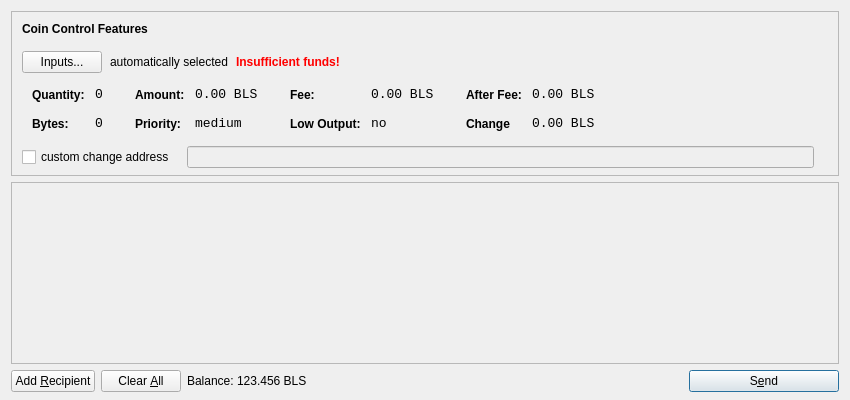
<?xml version="1.0" encoding="UTF-8"?>
<ui version="4.0">
 <class>SendCoinsDialog</class>
 <widget class="QDialog" name="SendCoinsDialog">
  <property name="geometry">
   <rect>
    <x>0</x>
    <y>0</y>
    <width>850</width>
    <height>400</height>
   </rect>
  </property>
  <property name="windowTitle">
   <string>Send Coins</string>
  </property>
  <layout class="QVBoxLayout" name="verticalLayout" stretch="0,1,0">
   <property name="bottomMargin">
    <number>8</number>
   </property>
   <item>
    <widget class="QFrame" name="frameCoinControl">
     <property name="sizePolicy">
      <sizepolicy hsizetype="Expanding" vsizetype="Expanding">
       <horstretch>0</horstretch>
       <verstretch>0</verstretch>
      </sizepolicy>
     </property>
     <property name="maximumSize">
      <size>
       <width>16777215</width>
       <height>16777215</height>
      </size>
     </property>
     <property name="frameShape">
      <enum>QFrame::StyledPanel</enum>
     </property>
     <property name="frameShadow">
      <enum>QFrame::Sunken</enum>
     </property>
     <layout class="QVBoxLayout" name="verticalLayoutCoinControl2">
      <property name="spacing">
       <number>-1</number>
      </property>
      <property name="leftMargin">
       <number>0</number>
      </property>
      <property name="topMargin">
       <number>0</number>
      </property>
      <property name="rightMargin">
       <number>0</number>
      </property>
      <property name="bottomMargin">
       <number>6</number>
      </property>
      <item>
       <layout class="QVBoxLayout" name="verticalLayoutCoinControl" stretch="0,0,0,0,1">
        <property name="spacing">
         <number>0</number>
        </property>
        <property name="leftMargin">
         <number>10</number>
        </property>
        <property name="topMargin">
         <number>10</number>
        </property>
        <item>
         <layout class="QHBoxLayout" name="horizontalLayoutCoinControl1">
          <property name="bottomMargin">
           <number>15</number>
          </property>
          <item>
           <widget class="QLabel" name="labelCoinControlFeatures">
            <property name="sizePolicy">
             <sizepolicy hsizetype="Preferred" vsizetype="Maximum">
              <horstretch>0</horstretch>
              <verstretch>0</verstretch>
             </sizepolicy>
            </property>
            <property name="font">
             <font>
              <weight>75</weight>
              <bold>true</bold>
             </font>
            </property>
            <property name="styleSheet">
             <string notr="true">font-weight:bold;</string>
            </property>
            <property name="text">
             <string>Coin Control Features</string>
            </property>
           </widget>
          </item>
         </layout>
        </item>
        <item>
         <layout class="QHBoxLayout" name="horizontalLayoutCoinControl2" stretch="0,0,0,0">
          <property name="spacing">
           <number>8</number>
          </property>
          <property name="bottomMargin">
           <number>10</number>
          </property>
          <item>
           <widget class="QPushButton" name="pushButtonCoinControl">
            <property name="styleSheet">
             <string notr="true"/>
            </property>
            <property name="text">
             <string>Inputs...</string>
            </property>
           </widget>
          </item>
          <item>
           <widget class="QLabel" name="labelCoinControlAutomaticallySelected">
            <property name="text">
             <string>automatically selected</string>
            </property>
            <property name="margin">
             <number>5</number>
            </property>
           </widget>
          </item>
          <item>
           <widget class="QLabel" name="labelCoinControlInsuffFunds">
            <property name="font">
             <font>
              <weight>75</weight>
              <bold>true</bold>
             </font>
            </property>
            <property name="styleSheet">
             <string notr="true">color:red;font-weight:bold;</string>
            </property>
            <property name="text">
             <string>Insufficient funds!</string>
            </property>
            <property name="margin">
             <number>5</number>
            </property>
           </widget>
          </item>
          <item>
           <spacer name="horizontalSpacerCoinControl">
            <property name="orientation">
             <enum>Qt::Horizontal</enum>
            </property>
            <property name="sizeHint" stdset="0">
             <size>
              <width>40</width>
              <height>1</height>
             </size>
            </property>
           </spacer>
          </item>
         </layout>
        </item>
        <item>
         <widget class="QWidget" name="widgetCoinControl" native="true">
          <property name="sizePolicy">
           <sizepolicy hsizetype="Preferred" vsizetype="Preferred">
            <horstretch>0</horstretch>
            <verstretch>0</verstretch>
           </sizepolicy>
          </property>
          <property name="minimumSize">
           <size>
            <width>0</width>
            <height>0</height>
           </size>
          </property>
          <property name="styleSheet">
           <string notr="true"/>
          </property>
          <layout class="QHBoxLayout" name="horizontalLayoutCoinControl5">
           <property name="margin">
            <number>0</number>
           </property>
           <item>
            <layout class="QHBoxLayout" name="horizontalLayoutCoinControl3" stretch="0,0,0,1">
             <property name="spacing">
              <number>20</number>
             </property>
             <property name="topMargin">
              <number>0</number>
             </property>
             <property name="bottomMargin">
              <number>10</number>
             </property>
             <item>
              <layout class="QFormLayout" name="formLayoutCoinControl1">
               <property name="horizontalSpacing">
                <number>10</number>
               </property>
               <property name="verticalSpacing">
                <number>14</number>
               </property>
               <property name="leftMargin">
                <number>10</number>
               </property>
               <property name="topMargin">
                <number>4</number>
               </property>
               <property name="rightMargin">
                <number>6</number>
               </property>
               <item row="0" column="0">
                <widget class="QLabel" name="labelCoinControlQuantityText">
                 <property name="styleSheet">
                  <string notr="true">font-weight:bold;</string>
                 </property>
                 <property name="text">
                  <string>Quantity:</string>
                 </property>
                 <property name="margin">
                  <number>0</number>
                 </property>
                </widget>
               </item>
               <item row="0" column="1">
                <widget class="QLabel" name="labelCoinControlQuantity">
                 <property name="font">
                  <font>
                   <family>Monospace</family>
                   <pointsize>10</pointsize>
                  </font>
                 </property>
                 <property name="cursor">
                  <cursorShape>IBeamCursor</cursorShape>
                 </property>
                 <property name="contextMenuPolicy">
                  <enum>Qt::ActionsContextMenu</enum>
                 </property>
                 <property name="text">
                  <string>0</string>
                 </property>
                 <property name="margin">
                  <number>0</number>
                 </property>
                 <property name="textInteractionFlags">
                  <set>Qt::LinksAccessibleByMouse|Qt::TextSelectableByKeyboard|Qt::TextSelectableByMouse</set>
                 </property>
                </widget>
               </item>
               <item row="1" column="0">
                <widget class="QLabel" name="labelCoinControlBytesText">
                 <property name="styleSheet">
                  <string notr="true">font-weight:bold;</string>
                 </property>
                 <property name="text">
                  <string>Bytes:</string>
                 </property>
                </widget>
               </item>
               <item row="1" column="1">
                <widget class="QLabel" name="labelCoinControlBytes">
                 <property name="font">
                  <font>
                   <family>Monospace</family>
                   <pointsize>10</pointsize>
                  </font>
                 </property>
                 <property name="cursor">
                  <cursorShape>IBeamCursor</cursorShape>
                 </property>
                 <property name="contextMenuPolicy">
                  <enum>Qt::ActionsContextMenu</enum>
                 </property>
                 <property name="text">
                  <string>0</string>
                 </property>
                 <property name="textInteractionFlags">
                  <set>Qt::LinksAccessibleByMouse|Qt::TextSelectableByKeyboard|Qt::TextSelectableByMouse</set>
                 </property>
                </widget>
               </item>
              </layout>
             </item>
             <item>
              <layout class="QFormLayout" name="formLayoutCoinControl2">
               <property name="horizontalSpacing">
                <number>10</number>
               </property>
               <property name="verticalSpacing">
                <number>14</number>
               </property>
               <property name="leftMargin">
                <number>6</number>
               </property>
               <property name="topMargin">
                <number>4</number>
               </property>
               <property name="rightMargin">
                <number>6</number>
               </property>
               <item row="0" column="0">
                <widget class="QLabel" name="labelCoinControlAmountText">
                 <property name="styleSheet">
                  <string notr="true">font-weight:bold;</string>
                 </property>
                 <property name="text">
                  <string>Amount:</string>
                 </property>
                 <property name="margin">
                  <number>0</number>
                 </property>
                </widget>
               </item>
               <item row="0" column="1">
                <widget class="QLabel" name="labelCoinControlAmount">
                 <property name="font">
                  <font>
                   <family>Monospace</family>
                   <pointsize>10</pointsize>
                  </font>
                 </property>
                 <property name="cursor">
                  <cursorShape>IBeamCursor</cursorShape>
                 </property>
                 <property name="contextMenuPolicy">
                  <enum>Qt::ActionsContextMenu</enum>
                 </property>
                 <property name="text">
                  <string>0.00 BLS</string>
                 </property>
                 <property name="textInteractionFlags">
                  <set>Qt::LinksAccessibleByMouse|Qt::TextSelectableByKeyboard|Qt::TextSelectableByMouse</set>
                 </property>
                </widget>
               </item>
               <item row="1" column="0">
                <widget class="QLabel" name="labelCoinControlPriorityText">
                 <property name="styleSheet">
                  <string notr="true">font-weight:bold;</string>
                 </property>
                 <property name="text">
                  <string>Priority:</string>
                 </property>
                </widget>
               </item>
               <item row="1" column="1">
                <widget class="QLabel" name="labelCoinControlPriority">
                 <property name="font">
                  <font>
                   <family>Monospace</family>
                   <pointsize>10</pointsize>
                  </font>
                 </property>
                 <property name="cursor">
                  <cursorShape>IBeamCursor</cursorShape>
                 </property>
                 <property name="contextMenuPolicy">
                  <enum>Qt::ActionsContextMenu</enum>
                 </property>
                 <property name="text">
                  <string>medium</string>
                 </property>
                 <property name="textInteractionFlags">
                  <set>Qt::LinksAccessibleByMouse|Qt::TextSelectableByKeyboard|Qt::TextSelectableByMouse</set>
                 </property>
                </widget>
               </item>
              </layout>
             </item>
             <item>
              <layout class="QFormLayout" name="formLayoutCoinControl3">
               <property name="horizontalSpacing">
                <number>10</number>
               </property>
               <property name="verticalSpacing">
                <number>14</number>
               </property>
               <property name="leftMargin">
                <number>6</number>
               </property>
               <property name="topMargin">
                <number>4</number>
               </property>
               <property name="rightMargin">
                <number>6</number>
               </property>
               <item row="0" column="0">
                <widget class="QLabel" name="labelCoinControlFeeText">
                 <property name="styleSheet">
                  <string notr="true">font-weight:bold;</string>
                 </property>
                 <property name="text">
                  <string>Fee:</string>
                 </property>
                 <property name="margin">
                  <number>0</number>
                 </property>
                </widget>
               </item>
               <item row="0" column="1">
                <widget class="QLabel" name="labelCoinControlFee">
                 <property name="font">
                  <font>
                   <family>Monospace</family>
                   <pointsize>10</pointsize>
                  </font>
                 </property>
                 <property name="cursor">
                  <cursorShape>IBeamCursor</cursorShape>
                 </property>
                 <property name="contextMenuPolicy">
                  <enum>Qt::ActionsContextMenu</enum>
                 </property>
                 <property name="text">
                  <string>0.00 BLS</string>
                 </property>
                 <property name="textInteractionFlags">
                  <set>Qt::LinksAccessibleByMouse|Qt::TextSelectableByKeyboard|Qt::TextSelectableByMouse</set>
                 </property>
                </widget>
               </item>
               <item row="1" column="0">
                <widget class="QLabel" name="labelCoinControlLowOutputText">
                 <property name="styleSheet">
                  <string notr="true">font-weight:bold;</string>
                 </property>
                 <property name="text">
                  <string>Low Output:</string>
                 </property>
                </widget>
               </item>
               <item row="1" column="1">
                <widget class="QLabel" name="labelCoinControlLowOutput">
                 <property name="font">
                  <font>
                   <family>Monospace</family>
                   <pointsize>10</pointsize>
                  </font>
                 </property>
                 <property name="cursor">
                  <cursorShape>IBeamCursor</cursorShape>
                 </property>
                 <property name="contextMenuPolicy">
                  <enum>Qt::ActionsContextMenu</enum>
                 </property>
                 <property name="text">
                  <string>no</string>
                 </property>
                 <property name="textInteractionFlags">
                  <set>Qt::LinksAccessibleByMouse|Qt::TextSelectableByKeyboard|Qt::TextSelectableByMouse</set>
                 </property>
                </widget>
               </item>
              </layout>
             </item>
             <item>
              <layout class="QFormLayout" name="formLayoutCoinControl4">
               <property name="horizontalSpacing">
                <number>10</number>
               </property>
               <property name="verticalSpacing">
                <number>14</number>
               </property>
               <property name="leftMargin">
                <number>6</number>
               </property>
               <property name="topMargin">
                <number>4</number>
               </property>
               <property name="rightMargin">
                <number>6</number>
               </property>
               <item row="0" column="0">
                <widget class="QLabel" name="labelCoinControlAfterFeeText">
                 <property name="styleSheet">
                  <string notr="true">font-weight:bold;</string>
                 </property>
                 <property name="text">
                  <string>After Fee:</string>
                 </property>
                 <property name="margin">
                  <number>0</number>
                 </property>
                </widget>
               </item>
               <item row="0" column="1">
                <widget class="QLabel" name="labelCoinControlAfterFee">
                 <property name="font">
                  <font>
                   <family>Monospace</family>
                   <pointsize>10</pointsize>
                  </font>
                 </property>
                 <property name="cursor">
                  <cursorShape>IBeamCursor</cursorShape>
                 </property>
                 <property name="contextMenuPolicy">
                  <enum>Qt::ActionsContextMenu</enum>
                 </property>
                 <property name="text">
                  <string>0.00 BLS</string>
                 </property>
                 <property name="textInteractionFlags">
                  <set>Qt::LinksAccessibleByMouse|Qt::TextSelectableByKeyboard|Qt::TextSelectableByMouse</set>
                 </property>
                </widget>
               </item>
               <item row="1" column="0">
                <widget class="QLabel" name="labelCoinControlChangeText">
                 <property name="styleSheet">
                  <string notr="true">font-weight:bold;</string>
                 </property>
                 <property name="text">
                  <string>Change</string>
                 </property>
                </widget>
               </item>
               <item row="1" column="1">
                <widget class="QLabel" name="labelCoinControlChange">
                 <property name="font">
                  <font>
                   <family>Monospace</family>
                   <pointsize>10</pointsize>
                  </font>
                 </property>
                 <property name="cursor">
                  <cursorShape>IBeamCursor</cursorShape>
                 </property>
                 <property name="contextMenuPolicy">
                  <enum>Qt::ActionsContextMenu</enum>
                 </property>
                 <property name="text">
                  <string>0.00 BLS</string>
                 </property>
                 <property name="textInteractionFlags">
                  <set>Qt::LinksAccessibleByMouse|Qt::TextSelectableByKeyboard|Qt::TextSelectableByMouse</set>
                 </property>
                </widget>
               </item>
              </layout>
             </item>
            </layout>
           </item>
          </layout>
         </widget>
        </item>
        <item>
         <layout class="QHBoxLayout" name="horizontalLayoutCoinControl4" stretch="0,0,0">
          <property name="spacing">
           <number>12</number>
          </property>
          <property name="sizeConstraint">
           <enum>QLayout::SetDefaultConstraint</enum>
          </property>
          <property name="topMargin">
           <number>5</number>
          </property>
          <property name="rightMargin">
           <number>5</number>
          </property>
          <item>
           <widget class="QCheckBox" name="checkBoxCoinControlChange">
            <property name="text">
             <string>custom change address</string>
            </property>
           </widget>
          </item>
          <item>
           <widget class="QLineEdit" name="lineEditCoinControlChange">
            <property name="enabled">
             <bool>false</bool>
            </property>
            <property name="sizePolicy">
             <sizepolicy hsizetype="Expanding" vsizetype="Fixed">
              <horstretch>0</horstretch>
              <verstretch>0</verstretch>
             </sizepolicy>
            </property>
           </widget>
          </item>
          <item>
           <widget class="QLabel" name="labelCoinControlChangeLabel">
            <property name="sizePolicy">
             <sizepolicy hsizetype="Preferred" vsizetype="Expanding">
              <horstretch>0</horstretch>
              <verstretch>0</verstretch>
             </sizepolicy>
            </property>
            <property name="minimumSize">
             <size>
              <width>0</width>
              <height>0</height>
             </size>
            </property>
            <property name="text">
             <string/>
            </property>
            <property name="margin">
             <number>3</number>
            </property>
           </widget>
          </item>
         </layout>
        </item>
        <item>
         <spacer name="verticalSpacerCoinControl">
          <property name="orientation">
           <enum>Qt::Vertical</enum>
          </property>
          <property name="sizeHint" stdset="0">
           <size>
            <width>800</width>
            <height>1</height>
           </size>
          </property>
         </spacer>
        </item>
       </layout>
      </item>
     </layout>
    </widget>
   </item>
   <item>
    <widget class="QScrollArea" name="scrollArea">
     <property name="widgetResizable">
      <bool>true</bool>
     </property>
     <widget class="QWidget" name="scrollAreaWidgetContents">
      <property name="geometry">
       <rect>
        <x>0</x>
        <y>0</y>
        <width>830</width>
        <height>165</height>
       </rect>
      </property>
      <layout class="QVBoxLayout" name="verticalLayout_2">
       <property name="margin">
        <number>0</number>
       </property>
       <item>
        <layout class="QVBoxLayout" name="entries">
         <property name="spacing">
          <number>6</number>
         </property>
        </layout>
       </item>
       <item>
        <spacer name="verticalSpacer">
         <property name="orientation">
          <enum>Qt::Vertical</enum>
         </property>
         <property name="sizeHint" stdset="0">
          <size>
           <width>20</width>
           <height>40</height>
          </size>
         </property>
        </spacer>
       </item>
      </layout>
     </widget>
    </widget>
   </item>
   <item>
    <layout class="QHBoxLayout" name="horizontalLayout">
     <item>
      <widget class="QPushButton" name="addButton">
       <property name="toolTip">
        <string>Send to multiple recipients at once</string>
       </property>
       <property name="text">
        <string>Add &amp;Recipient</string>
       </property>
       <property name="icon">
        <iconset resource="../bitcoin.qrc">
         <normaloff>:/icons/add</normaloff>:/icons/add</iconset>
       </property>
       <property name="autoDefault">
        <bool>false</bool>
       </property>
      </widget>
     </item>
     <item>
      <widget class="QPushButton" name="clearButton">
       <property name="sizePolicy">
        <sizepolicy hsizetype="Minimum" vsizetype="Fixed">
         <horstretch>0</horstretch>
         <verstretch>0</verstretch>
        </sizepolicy>
       </property>
       <property name="toolTip">
        <string>Remove all transaction fields</string>
       </property>
       <property name="text">
        <string>Clear &amp;All</string>
       </property>
       <property name="icon">
        <iconset resource="../bitcoin.qrc">
         <normaloff>:/icons/remove</normaloff>:/icons/remove</iconset>
       </property>
       <property name="autoRepeatDelay">
        <number>300</number>
       </property>
       <property name="autoDefault">
        <bool>false</bool>
       </property>
      </widget>
     </item>
     <item>
      <layout class="QHBoxLayout" name="horizontalLayout_2">
       <property name="spacing">
        <number>3</number>
       </property>
       <item>
        <widget class="QLabel" name="label">
         <property name="sizePolicy">
          <sizepolicy hsizetype="Preferred" vsizetype="Fixed">
           <horstretch>0</horstretch>
           <verstretch>0</verstretch>
          </sizepolicy>
         </property>
         <property name="text">
          <string>Balance:</string>
         </property>
        </widget>
       </item>
       <item>
        <widget class="QLabel" name="labelBalance">
         <property name="sizePolicy">
          <sizepolicy hsizetype="Preferred" vsizetype="Fixed">
           <horstretch>0</horstretch>
           <verstretch>0</verstretch>
          </sizepolicy>
         </property>
         <property name="cursor">
          <cursorShape>IBeamCursor</cursorShape>
         </property>
         <property name="text">
          <string>123.456 BLS</string>
         </property>
         <property name="textInteractionFlags">
          <set>Qt::LinksAccessibleByMouse|Qt::TextSelectableByKeyboard|Qt::TextSelectableByMouse</set>
         </property>
        </widget>
       </item>
      </layout>
     </item>
     <item>
      <spacer name="horizontalSpacer">
       <property name="orientation">
        <enum>Qt::Horizontal</enum>
       </property>
       <property name="sizeHint" stdset="0">
        <size>
         <width>40</width>
         <height>20</height>
        </size>
       </property>
      </spacer>
     </item>
     <item>
      <widget class="QPushButton" name="sendButton">
       <property name="minimumSize">
        <size>
         <width>150</width>
         <height>0</height>
        </size>
       </property>
       <property name="toolTip">
        <string>Confirm the send action</string>
       </property>
       <property name="text">
        <string>S&amp;end</string>
       </property>
       <property name="icon">
        <iconset resource="../bitcoin.qrc">
         <normaloff>:/icons/send</normaloff>:/icons/send</iconset>
       </property>
       <property name="default">
        <bool>true</bool>
       </property>
      </widget>
     </item>
    </layout>
   </item>
  </layout>
 </widget>
 <resources>
  <include location="../bitcoin.qrc"/>
 </resources>
 <connections/>
</ui>
